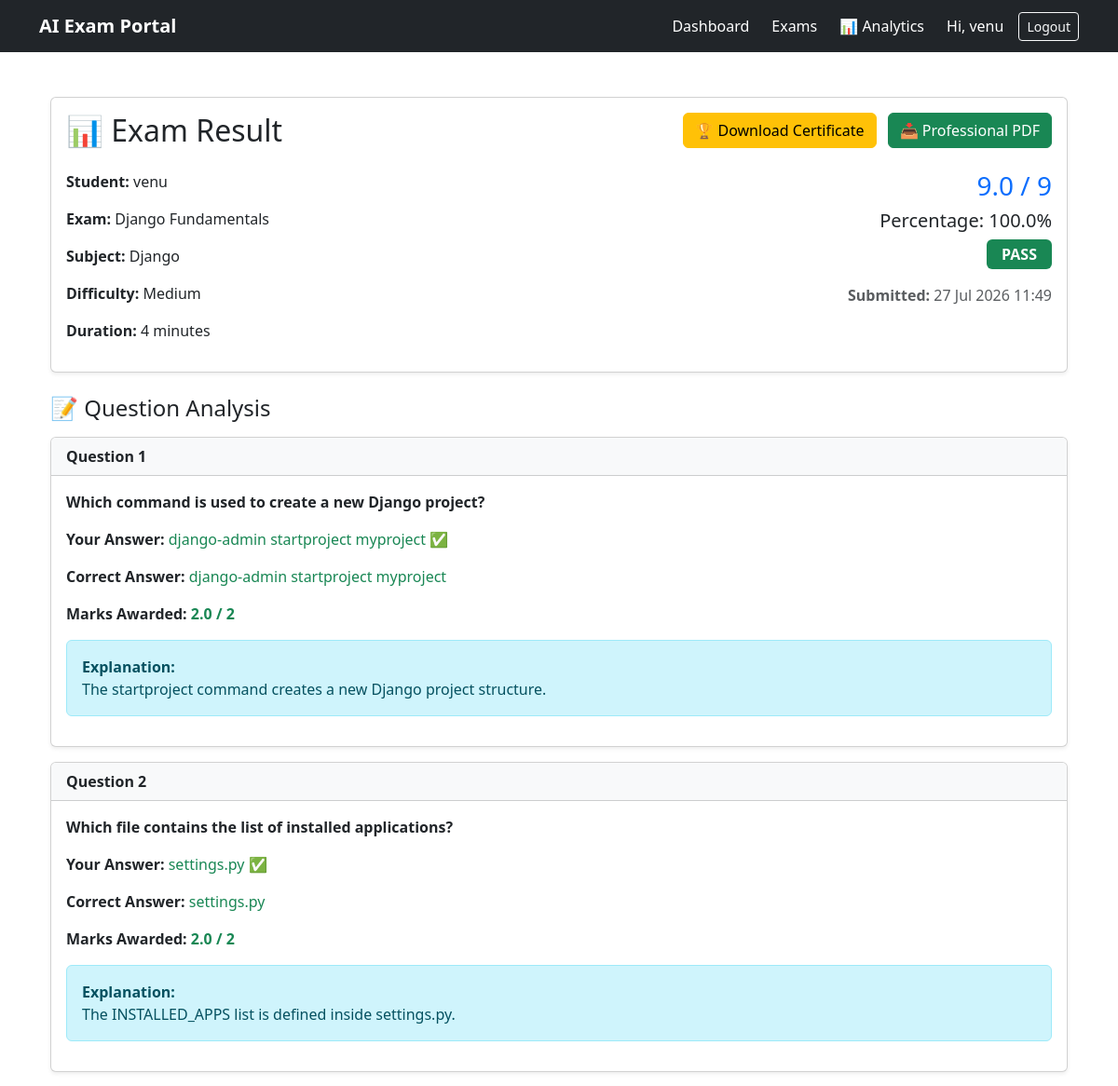
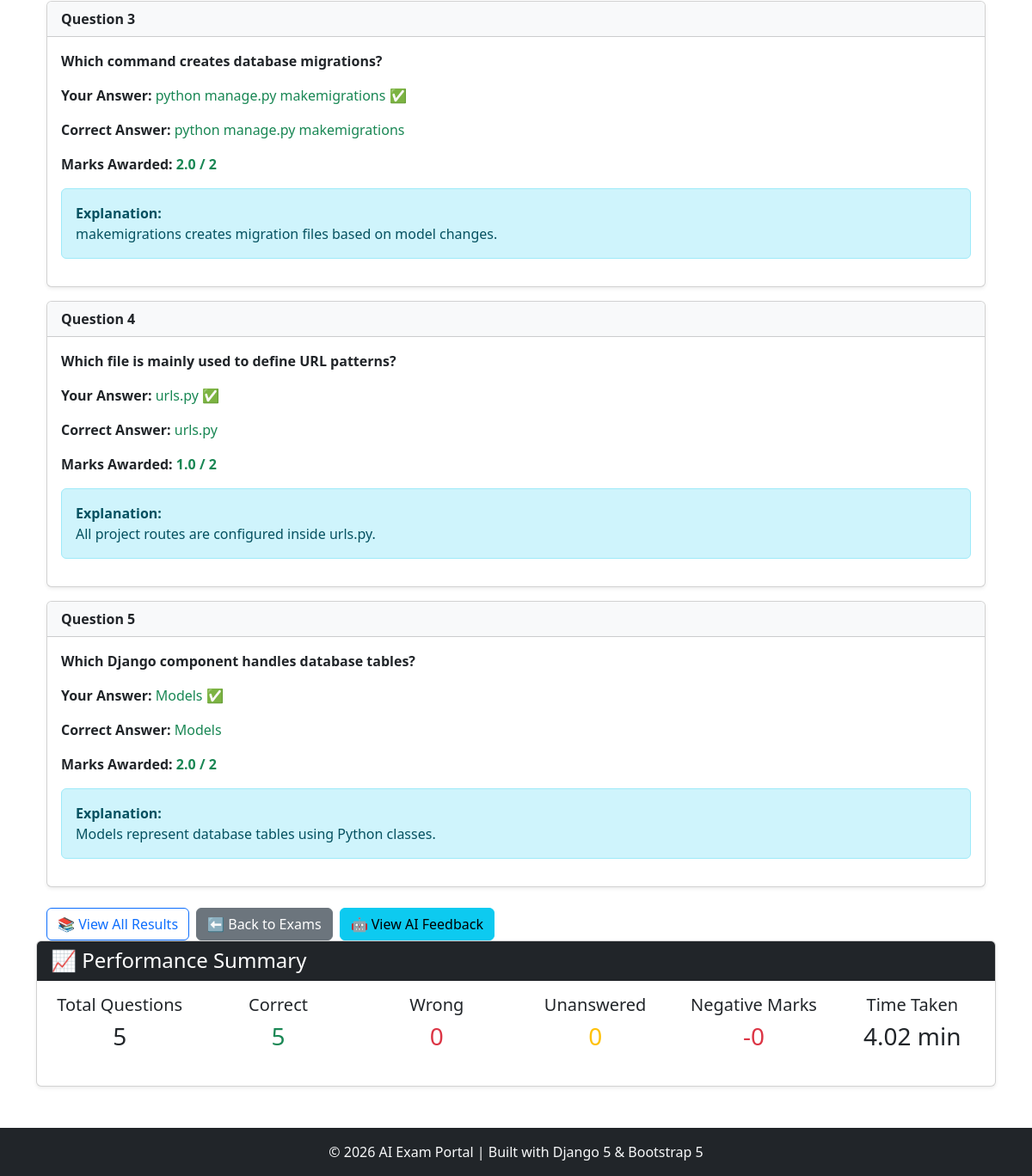
Screenshot of /exams/results/17/ (signed in) with the database file from the repository (2 pictures, top to bottom).
### exams/models.py (models this page shows, shortened)
class ExamAttempt(models.Model):
    student = models.ForeignKey(
        User,
        on_delete=models.CASCADE,
        related_name="exam_attempts"
    )
    exam = models.ForeignKey(
        Exam,
        on_delete=models.CASCADE,
        related_name="attempts"
    )
    started_at = models.DateTimeField(
        auto_now_add=True
    )
    submitted_at = models.DateTimeField(
        null=True,
        blank=True
    )
    score = models.FloatField(
        default=0
    )
    total_marks = models.PositiveIntegerField(
        default=0
    )
    is_submitted = models.BooleanField(
        default=False
    )
    class Meta:
        ordering = ['-started_at']
        constraints = [
            models.UniqueConstraint(
                fields=[
                    'student',
                    'exam'
                ],
                condition=Q(
                    is_submitted=True
                ),
                name="unique_submitted_attempt"
            )
        ]
    @property
    def percentage(self):
        if self.total_marks == 0:
            return 0
        return round(
            (self.score / self.total_marks) * 100,
            2
        )
    @property
    def is_passed(self):
        return self.percentage >= 40

class Exam(models.Model):
    DIFFICULTY_CHOICES = [
        ('Easy', 'Easy'),
        ('Medium', 'Medium'),
        ('Hard', 'Hard'),
    ]
    title = models.CharField(max_length=200)
    subject = models.CharField(max_length=100)
    description = models.TextField(blank=True)
    duration_minutes = models.PositiveIntegerField(default=30)
    negative_marking = models.BooleanField(
        default=False,
        help_text="Enable negative marking for incorrect answers."
    )
    negative_marks = models.FloatField(
        default=0.25,
        help_text="Marks deducted for each incorrect answer."
    )
    difficulty = models.CharField(
        max_length=10,
        choices=DIFFICULTY_CHOICES
    )
    created_by = models.ForeignKey(
        User,
        on_delete=models.CASCADE
    )
    created_at = models.DateTimeField(
        auto_now_add=True
    )
    class Meta:
        ordering = ['-created_at']
    @property
    def question_count(self):
        return self.questions.count()

class StudentAnswer(models.Model):
    attempt = models.ForeignKey(
        ExamAttempt,
        on_delete=models.CASCADE,
        related_name="answers"
    )
    question = models.ForeignKey(
        Question,
        on_delete=models.CASCADE
    )
    selected_option = models.ForeignKey(
        Option,
        on_delete=models.SET_NULL,
        null=True,
        blank=True
    )
    marks_awarded = models.FloatField(
        default=0
    )
    class Meta:
        unique_together = [
            'attempt',
            'question'
        ]
        ordering = [
            'question__id'
        ]

class Question(models.Model):
    exam = models.ForeignKey(
        Exam,
        on_delete=models.CASCADE,
        related_name="questions"
    )
    question_number = models.PositiveIntegerField(
        blank=True,
        null=True
    )
    question_text = models.TextField()
    marks = models.PositiveIntegerField(
        default=1
    )
    explanation = models.TextField(
        blank=True
    )
    created_at = models.DateTimeField(
        auto_now_add=True
    )
    class Meta:
        ordering = ['question_number']

class Option(models.Model):
    question = models.ForeignKey(
        Question,
        on_delete=models.CASCADE,
        related_name="options"
    )
    option_text = models.CharField(
        max_length=255
    )
    is_correct = models.BooleanField(
        default=False
    )
    class Meta:
        ordering = ['id']

### exams/views.py (the view)
class ResultDetailView(LoginRequiredMixin,View):
    template_name="exams/result_detail.html"
    def get(self, request, pk):
        attempt = get_object_or_404(
            ExamAttempt,
            id=pk,
            student=request.user
        )
        answers = attempt.answers.select_related(
            "question",
            "selected_option"
        )
        correct = 0
        wrong = 0
        unanswered = 0
        negative_marks = 0
        for answer in answers:
            if answer.selected_option is None:
                unanswered += 1
            elif answer.selected_option.is_correct:
                correct += 1
            else:
                wrong += 1
                if answer.marks_awarded < 0:
                    negative_marks += abs(answer.marks_awarded)
        total_questions = attempt.exam.questions.count()
        unanswered = total_questions - (correct + wrong)
        if attempt.submitted_at:
            time_taken = round((
                attempt.submitted_at - attempt.started_at
            ).total_seconds() / 60,2)
        else:
            time_taken = 0
        analysis = analyze_performance(attempt)
        return render(
            request,
            self.template_name,
            {
                "attempt": attempt,
                "answers": answers,
                "analysis": analysis,
                "correct": correct,
                "wrong": wrong,
                "unanswered": unanswered,
                "negative_marks": negative_marks,
                "time_taken": time_taken,
            },
        )

### templates/exams/result_detail.html (shortened to what this page needs)
{% extends 'base.html' %}
{% block content %}
<div class="container mt-4">
    <div class="card shadow-sm mb-4">
        <div class="card-body">
            <div class="d-flex justify-content-between align-items-center mb-3">
                <h2 class="card-title mb-0">📊 Exam Result</h2>
                <div>
                    {% if attempt.is_passed %}
                    <a href="{% url 'download_certificate' attempt.id %}"
                    class="btn btn-warning">
                        🏆 Download Certificate
                    </a>
                    {% else %}
                    <button class="btn btn-secondary" disabled>
                        ❌ Certificate Available Only After Passing
                    </button>
                    {% endif %}
                    <a href="{% url 'download_result_pdf' attempt.id %}"
                       class="btn btn-success ms-2">
                        📥 Professional PDF
                    </a>
                </div>
            </div>
            <div class="row mt-4">
                <div class="col-md-6">
                    <p><strong>Student:</strong> {{ attempt.student.username }}</p>
                    <p><strong>Exam:</strong> {{ attempt.exam.title }}</p>
                    <p><strong>Subject:</strong> {{ attempt.exam.subject }}</p>
                    <p><strong>Difficulty:</strong> {{ attempt.exam.difficulty }}</p>
                    <p><strong>Duration:</strong> {{ attempt.exam.duration_minutes }} minutes</p>
                </div>
                <div class="col-md-6 text-md-end">
                    <h3 class="text-primary">
                        {{ attempt.score }} / {{ attempt.total_marks }}
                    </h3>
                    <h5>
                        Percentage: {{ attempt.percentage }}%
                    </h5>
                    {% if attempt.is_passed %}
                        <span class="badge bg-success fs-6 px-3 py-2">PASS</span>
                    {% else %}
                        <span class="badge bg-danger fs-6 px-3 py-2">FAIL</span>
                    {% endif %}
                    <p class="mt-3 text-muted">
                        <strong>Submitted:</strong>
                        {{ attempt.submitted_at|date:"d M Y H:i" }}
                    </p>
                </div>
            </div>
        </div>
    </div>
    <h4 class="mb-3">📝 Question Analysis</h4>
    {% for answer in answers %}
        <div class="card mb-3 shadow-sm">
            <div class="card-header bg-light">
                <strong>Question {{ answer.question.question_number }}</strong>
            </div>
            <div class="card-body">
                <p class="fw-bold">
                    {{ answer.question.question_text }}
                </p>
                <p>
                    <strong>Your Answer:</strong>
                    {% if answer.selected_option %}
                        {% if answer.selected_option.is_correct %}
                            <span class="text-success">
                                {{ answer.selected_option.option_text }} ✅
                            </span>
                        {% else %}
                            <span class="text-danger">
                                {{ answer.selected_option.option_text }} ❌
                            </span>
                        {% endif %}
                    {% else %}
                        <span class="text-muted">Not answered</span>
                    {% endif %}
                </p>
                <p>
                    <strong>Correct Answer:</strong>
                    {% for option in answer.question.options.all %}
                        {% if option.is_correct %}
                            <span class="text-success">
                                {{ option.option_text }}
                            </span>
                        {% endif %}
                    {% endfor %}
                </p>
                <p>
                    <strong>Marks Awarded:</strong>
                    {% if answer.marks_awarded < 0 %}
                        <span class="text-danger fw-bold">
                            {{ answer.marks_awarded }} / {{ answer.question.marks }}
                        </span>
                    {% else %}
                        <span class="text-success fw-bold">
                            {{ answer.marks_awarded }} / {{ answer.question.marks }}
                        </span>
                    {% endif %}
                </p>
                {% if answer.question.explanation %}
                    <div class="alert alert-info mt-3">
                        <strong>Explanation:</strong><br>
                        {{ answer.question.explanation }}
                    </div>
                {% endif %}
            </div>
        </div>
    {% empty %}
        <div class="alert alert-warning">
            No answers found for this attempt.
        </div>
    {% endfor %}
    <div class="mt-4 d-flex flex-wrap gap-2">
        <a href="{% url 'result_history' %}"
           class="btn btn-outline-primary">
            📚 View All Results
        </a>
        <a href="{% url 'exam_list' %}"
           class="btn btn-secondary">
            ⬅ Back to Exams
        </a>
        <a href="{% url 'ai_feedback' attempt.id %}"
           class="btn btn-info">
            🤖 View AI Feedback
        </a>
    </div>
</div>
<div class="card shadow-sm mb-4">
    <div class="card-header bg-dark text-white">
        <h4 class="mb-0">📈 Performance Summary</h4>
    </div>
    <div class="card-body">
        <div class="row text-center">
            <div class="col-md-2 mb-3">
                <h5>Total Questions</h5>
                <h3>{{ attempt.exam.question_count }}</h3>
            </div>
            <div class="col-md-2 mb-3">
                <h5>Correct</h5>
                <h3 class="text-success">{{ correct }}</h3>
            </div>
            <div class="col-md-2 mb-3">
                <h5>Wrong</h5>
                <h3 class="text-danger">{{ wrong }}</h3>
            </div>
            <div class="col-md-2 mb-3">
                <h5>Unanswered</h5>
                <h3 class="text-warning">{{ unanswered }}</h3>
            </div>
            <div class="col-md-2 mb-3">
                <h5>Negative Marks</h5>
                <h3 class="text-danger">-{{ negative_marks }}</h3>
            </div>
            <div class="col-md-2 mb-3">
                <h5>Time Taken</h5>
                <h3>{{ time_taken }} min</h3>
            </div>
        </div>
    </div>
</div>
{% endblock %}

### templates/base.html (shortened to what this page needs)
<!DOCTYPE html>
<html lang="en">
<head>
    <link href="https://cdn.jsdelivr.net/npm/bootstrap@5.3.3/dist/css/bootstrap.min.css" rel="stylesheet">
    <link rel="stylesheet"
          href="https://cdn.jsdelivr.net/npm/bootstrap-icons@1.11.3/font/bootstrap-icons.min.css">
</head>
<body class="d-flex flex-column min-vh-100">
<nav class="navbar navbar-expand-lg navbar-dark bg-dark">
    <div class="container">
        <a class="navbar-brand fw-bold" href="/">
            AI Exam Portal
        </a>
        <div class="collapse navbar-collapse" id="mainNavbar">
            <div class="navbar-nav ms-auto align-items-lg-center gap-lg-2">
                <a href="{% url 'dashboard' %}"
                   class="nav-link text-white">
                    Dashboard
                </a>
                <a href="{% url 'exam_list' %}"
                   class="nav-link text-white">
                    Exams
                </a>
                <a href="{% url 'performance_analytics' %}"
                   class="nav-link text-white">
                    📊 Analytics
                </a>
                {% if user.is_authenticated %}
                    <span class="nav-link text-white">
                        Hi, {{ user.username }}
                    </span>
                    <form method="post"
                          action="{% url 'logout' %}"
                          class="d-lg-inline">
                        <button type="submit"
                                class="btn btn-outline-light btn-sm w-100 w-lg-auto">
                            Logout
                        </button>
                    </form>
                {% endif %}
            </div>
        </div>
    </div>
</nav>
<main class="container py-4 flex-grow-1">
    {% block content %}{% endblock %}
</main>
<footer class="bg-dark text-light text-center py-3 mt-auto">
    <p class="mb-0">
        © 2026 AI Exam Portal | Built with Django 5 & Bootstrap 5
    </p>
</footer>
</body>
</html>

### rows the page displays
ExamAttempt: student.username "venu", exam "Django Fundamentals", exam.subject "Django", exam.difficulty "Medium", exam.duration_minutes "4", score "9.0", total_marks "9", percentage "100.0", submitted_at "27 Jul 2026 11:49", exam.question_count "5"
StudentAnswer: question.question_number "1", question.question_text "Which command is used to create a new Django project?", selected_option.option_text "django-admin startproject myproject", marks_awarded "2.0", question.marks "2", question.explanation "The startproject command creates a new Django project structure."
Option: option_text "django-admin startproject myproject"
StudentAnswer: question.question_number "2", question.question_text "Which file contains the list of installed applications?", selected_option.option_text "settings.py", marks_awarded "2.0", question.marks "2", question.explanation "The INSTALLED_APPS list is defined inside settings.py."
Option: option_text "settings.py"
StudentAnswer: question.question_number "3", question.question_text "Which command creates database migrations?", selected_option.option_text "python manage.py makemigrations", marks_awarded "2.0", question.marks "2", question.explanation "makemigrations creates migration files based on model changes."
Option: option_text "python manage.py makemigrations"
StudentAnswer: question.question_number "4", question.question_text "Which file is mainly used to define URL patterns?", selected_option.option_text "urls.py", marks_awarded "1.0", question.marks "2", question.explanation "All project routes are configured inside urls.py."
Option: option_text "urls.py"
StudentAnswer: question.question_number "5", question.question_text "Which Django component handles database tables?", selected_option.option_text "Models", marks_awarded "2.0", question.marks "2", question.explanation "Models represent database tables using Python classes."
Option: option_text "Models"

### other values shown
{{ user.username }} "venu"
{{ correct }} "5"
{{ wrong }} "0"
{{ unanswered }} "0"
{{ negative_marks }} "0"
{{ time_taken }} "4.02"
